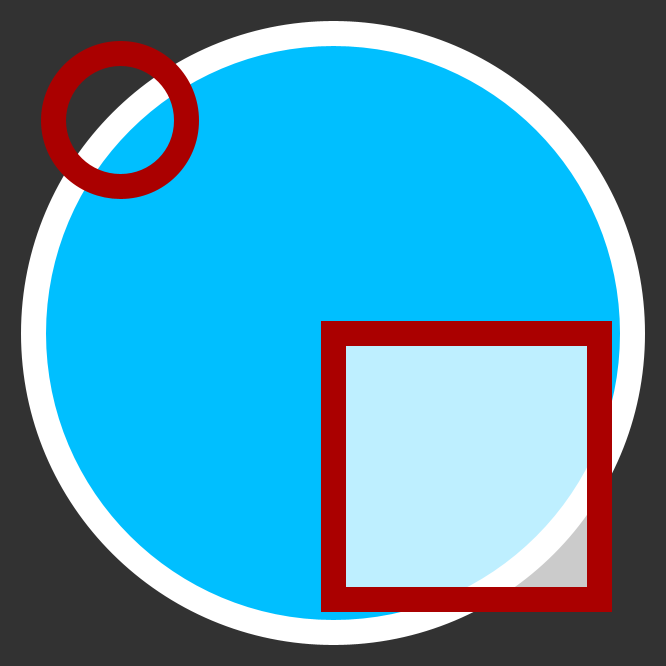
Frame 1 (no input)
Frame 60 (the mouse pressed at the canvas centre just before this capture): identical to frame 1, image omitted
Frame 120 (the mouse held since frame 60 and released just before this capture): identical to frame 1, image omitted

The Processing sketch that drew this single still picture (run headless with seeded random() and noise(); from frame 60 on, the mouse is pressed at the canvas centre):

// Processing sketch: lecture_240822d_shapeStyles
// ── lecture_240822d_shapeStyles.pde
// shape styles lecture demo

void setup(){
  size(666, 666);
}

void draw(){
  background(50);
  
  // set the line style to a thick dark red
  strokeWeight(25);
  
  // center circle with a blue fill and white outline
  fill(#00bfff, 255);
  stroke(#ffffff);
  circle(333, 333, width*0.9);
  
  // upper-left red circle with no fill
  noFill();
  stroke(#aa0000, 255);
  circle(120, 120, width*0.2);
  
  // bottom-right square filled with a 75% opaque white
  fill(#ffffff, 190);
  // stroke is still red from the previous shape
  square(333, 333, width*0.4);
  
  if(frameCount==1){
    save("output.png");
    println("saved as output.png");
  }
}
